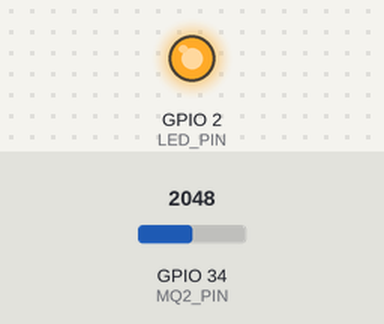
The sketch below on a simulated ESP32. Shown: output pins drawn as LEDs (lit = HIGH). The inputs (shaded band) are chosen by the test bench; at power-on: GPIO 34 (MQ2_PIN) = 2048. What the sketch prints to the serial monitor is not drawn.

Above: at 0.1 s.
Timing chart, 0 to 1.6 s (numbered marks = the images above):
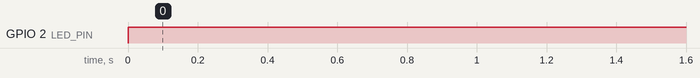

The sketch:

MQ2_esp32.ino
```cpp
#define MQ2_PIN 34     // Define GPIO pin for MQ2 sensor
#define LED_PIN 2      // Define digital pin for LED (can be changed to any suitable pin)

const int SMOKE_THRESHOLD = 200; // Define threshold value for smoke detection

unsigned long startTime = 0; // Variable to store the start time

void setup() {
  Serial.begin(9600);   // Start serial communication at 9600 bps
  pinMode(LED_PIN, OUTPUT); // Set LED pin as output
}

void loop() {
  int sensorValue = analogRead(MQ2_PIN); // Read analog value from MQ2 sensor

  // Send the sensor value to the serial plotter
  Serial.println(sensorValue);

  // Check if the value exceeds the threshold
  if (sensorValue > SMOKE_THRESHOLD) {
    startTime = millis(); // Record the start time
    digitalWrite(LED_PIN, HIGH); // Turn on LED
  } else {
    // Check if the LED has been on for at least 5 seconds
    if (millis() - startTime >= 5000) {
      digitalWrite(LED_PIN, LOW); // Turn off LED
    }
  }

  delay(100); // Delay for 0.1 second before taking the next reading
}


//GND -> GND
//VCC -> 5V
//AO -> 34
//DO -> 2
```

Measured:
- by itself, GPIO 2 (LED_PIN): LOW → HIGH at 0.00 s
